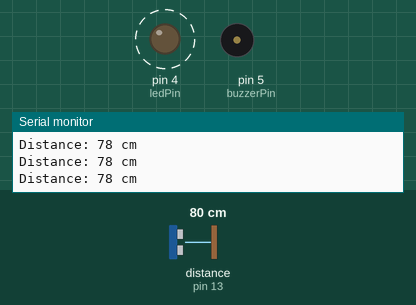
A sketch run on a simulated Arduino Uno, built with avr-gcc and run on an emulated ATmega328P. On the bench: output pins drawn as LEDs (lit = HIGH), buzzer (waves = sounding, pin HIGH), the last lines printed to the serial monitor. Wiring (inferred from the names in the program): ultrasonic range finder: trigger pin 9; echo pin 13. Dashed ring = blinking. Inputs (shaded band) come from the test bench; at power-on: distance to the obstacle (sensor on pin 13) 80 cm. The echo pulse lasts 58.3 µs per cm; pins used as bus, display or sensor lines are not drawn.

Above: at 1.3 s.
1.4 s: distance to the obstacle (sensor on pin 13) set to 55 cm
4.4 s: distance to the obstacle (sensor on pin 13) set to 47 cm
At 5.2 s:
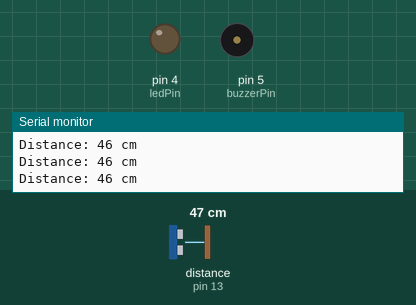
7.4 s: distance to the obstacle (sensor on pin 13) set to 120 cm
At 7.55 s:
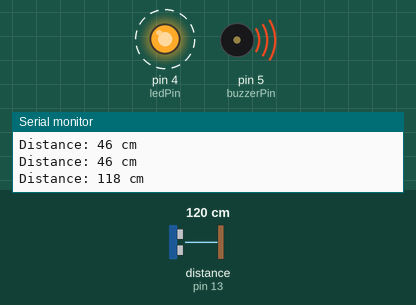
Timing chart, 0 to 16.4 s (numbered marks = the images above; inputs shaded):
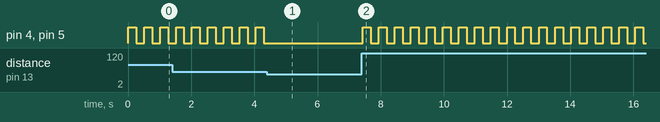

The sketch:

USsensorbuzzer.ino
```cpp
// Define Pin Connections
const int trigPin = 9;
const int echoPin = 13;
const int ledPin = 4;
const int buzzerPin = 5;

// Variables for distance calculation
long duration;
int distance;

void setup() {
  pinMode(trigPin, OUTPUT);
  pinMode(echoPin, INPUT);
  pinMode(ledPin, OUTPUT);
  pinMode(buzzerPin, OUTPUT);

  Serial.begin(9600); // Start serial monitor for debugging
}

void loop() {
  // 1. Send a 10-microsecond pulse to the TRIG pin
  digitalWrite(trigPin, LOW);
  delayMicroseconds(2);
  digitalWrite(trigPin, HIGH);
  delayMicroseconds(10);
  digitalWrite(trigPin, LOW);

  // 2. Measure the time it takes for the echo to return
  duration = pulseIn(echoPin, HIGH);

  // 3. Calculate distance in centimeters
  // Formula: Distance = (Time x Speed of Sound) / 2
  distance = duration * 0.034 / 2;

  // Print distance to the serial monitor
  Serial.print("Distance: ");
  Serial.print(distance);
  Serial.println(" cm");

  // 4. Check if an object is detected (Distance greater than 0)
  if (distance > 50) {
    digitalWrite(ledPin, HIGH);      // Turn LED ON
    digitalWrite(buzzerPin, HIGH);    // Turn Buzzer ON
    delay(250);                       // Wait for 0.25 seconds

    digitalWrite(ledPin, LOW);       // Turn LED OFF
    digitalWrite(buzzerPin, LOW);     // Turn Buzzer OFF
    delay(250);                       // Wait for 0.25 seconds
  } else {
    // If no object is in range or sensor reads 0
    digitalWrite(ledPin, LOW);
    digitalWrite(buzzerPin, LOW);
  }
}

      
```

Measured:
- the behaviour switches between 52 and 51 cm on distance to the obstacle (sensor on pin 13) (found by bisection; images 0 and 1)
- after the input at 4.4 s, pin 4 (ledPin), pin 5 (buzzerPin): stops changing and stays LOW
- after the input at 7.4 s, pin 4 (ledPin), pin 5 (buzzerPin): alternates HIGH for 0.25 s and LOW for 0.26 s, starting at once
- by itself, pin 4 (ledPin), pin 5 (buzzerPin): alternates HIGH for 0.25 s and LOW for 0.25 s
